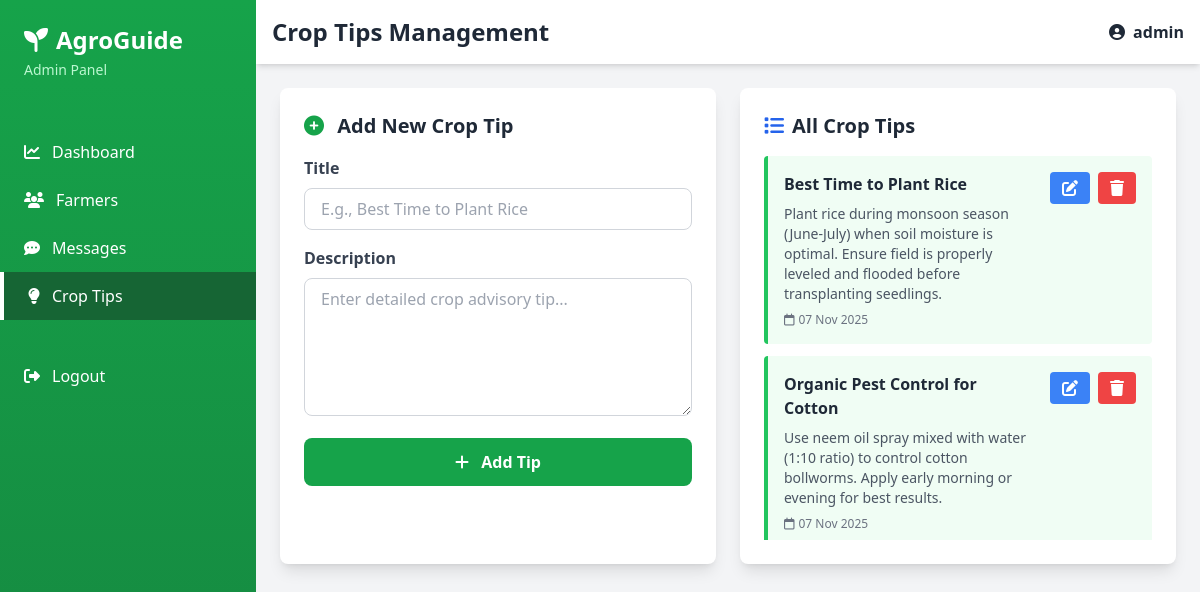
Screenshot of /tips.php (signed in) with the database file from the repository.
### tables this page shows
CREATE TABLE IF NOT EXISTS `tips` (
  `id` int(11) NOT NULL AUTO_INCREMENT,
  `title` varchar(255) NOT NULL,
  `description` text NOT NULL,
  `date` timestamp NOT NULL DEFAULT CURRENT_TIMESTAMP,
  PRIMARY KEY (`id`)
);

### tips.php (the view, shortened to what this page needs)
<?php
require_once 'db_connect.php';
$edit_tip = null;
$stmt = $pdo->query("SELECT * FROM tips ORDER BY date DESC");
$tips = $stmt->fetchAll();
?>
<!DOCTYPE html>
<html lang="en">
<head>
    <script src="https://cdn.tailwindcss.com"></script>
    <link rel="stylesheet" href="https://cdnjs.cloudflare.com/ajax/libs/font-awesome/6.4.0/css/all.min.css">
</head>
<body class="bg-gray-100">
    <div class="flex h-screen">
        <div class="w-64 bg-gradient-to-b from-green-600 to-green-700 text-white">
            <div class="p-6">
                <h2 class="text-2xl font-bold flex items-center">
                    <i class="fas fa-seedling mr-2"></i> AgroGuide
                </h2>
                <p class="text-green-200 text-sm mt-1">Admin Panel</p>
            </div>
            <nav class="mt-6">
                <a href="dashboard.php" class="flex items-center px-6 py-3 hover:bg-green-800 transition">
                    <i class="fas fa-chart-line mr-3"></i> Dashboard
                </a>
                <a href="farmers.php" class="flex items-center px-6 py-3 hover:bg-green-800 transition">
                    <i class="fas fa-users mr-3"></i> Farmers
                </a>
                <a href="messages.php" class="flex items-center px-6 py-3 hover:bg-green-800 transition">
                    <i class="fas fa-comment-dots mr-3"></i> Messages
                </a>
                <a href="tips.php" class="flex items-center px-6 py-3 bg-green-800 border-l-4 border-white">
                    <i class="fas fa-lightbulb mr-3"></i> Crop Tips
                </a>
                <a href="logout.php" class="flex items-center px-6 py-3 hover:bg-red-600 transition mt-8">
                    <i class="fas fa-sign-out-alt mr-3"></i> Logout
                </a>
            </nav>
        </div>
        <div class="flex-1 overflow-y-auto">
            <div class="bg-white shadow-md p-4 flex justify-between items-center">
                <h1 class="text-2xl font-bold text-gray-800">Crop Tips Management</h1>
                <span class="text-gray-800 font-semibold">
                    <i class="fas fa-user-circle mr-2"></i><?= htmlspecialchars($_SESSION['admin_name']) ?>
                </span>
            </div>
            <div class="p-6">
                <div class="grid grid-cols-1 lg:grid-cols-2 gap-6 mb-6">
                    <div class="bg-white rounded-lg shadow-lg p-6">
                        <h3 class="text-xl font-bold text-gray-800 mb-4">
                            <i class="fas fa-plus-circle mr-2 text-green-600"></i>
                            <?= $edit_tip ? 'Edit Crop Tip' : 'Add New Crop Tip' ?>
                        </h3>
                        <form method="POST" class="space-y-4">
                            <div>
                                <label class="block text-gray-700 font-semibold mb-2">Title</label>
                                <input type="text" name="title" required
                                    value="<?= $edit_tip ? htmlspecialchars($edit_tip['title']) : '' ?>"
                                    class="w-full px-4 py-2 border border-gray-300 rounded-lg focus:ring-2 focus:ring-green-500"
                                    placeholder="E.g., Best Time to Plant Rice">
                            </div>
                            <div>
                                <label class="block text-gray-700 font-semibold mb-2">Description</label>
                                <textarea name="description" rows="5" required
                                    class="w-full px-4 py-2 border border-gray-300 rounded-lg focus:ring-2 focus:ring-green-500"
                                    placeholder="Enter detailed crop advisory tip..."><?= $edit_tip ? htmlspecialchars($edit_tip['description']) : '' ?></textarea>
                            </div>
                            <div class="flex gap-4">
                                <button type="submit" name="<?= $edit_tip ? 'edit' : 'add' ?>"
                                    class="flex-1 bg-green-600 text-white font-bold py-3 rounded-lg hover:bg-green-700">
                                    <i class="fas fa-<?= $edit_tip ? 'save' : 'plus' ?> mr-2"></i>
                                    <?= $edit_tip ? 'Update Tip' : 'Add Tip' ?>
                                </button>
                            </div>
                        </form>
                    </div>
                    <div class="bg-white rounded-lg shadow-lg p-6">
                        <h3 class="text-xl font-bold text-gray-800 mb-4">
                            <i class="fas fa-list mr-2 text-blue-600"></i>All Crop Tips
                        </h3>
                        <div class="space-y-3 max-h-96 overflow-y-auto">
                            <?php foreach ($tips as $tip): ?>
                            <div class="p-4 bg-green-50 border-l-4 border-green-500 rounded">
                                <div class="flex justify-between items-start">
                                    <div class="flex-1">
                                        <p class="font-bold text-gray-800"><?= htmlspecialchars($tip['title']) ?></p>
                                        <p class="text-sm text-gray-600 mt-2"><?= htmlspecialchars($tip['description']) ?></p>
                                        <p class="text-xs text-gray-500 mt-2">
                                            <i class="far fa-calendar mr-1"></i><?= date('d M Y', strtotime($tip['date'])) ?>
                                        </p>
                                    </div>
                                    <div class="flex gap-2 ml-4">
                                        <a href="?edit=<?= $tip['id'] ?>"
                                            class="bg-blue-500 text-white px-3 py-1 rounded hover:bg-blue-600">
                                            <i class="fas fa-edit"></i>
                                        </a>
                                        <a href="?delete=<?= $tip['id'] ?>"
                                            onclick="return confirm('Delete this tip?')"
                                            class="bg-red-500 text-white px-3 py-1 rounded hover:bg-red-600">
                                            <i class="fas fa-trash"></i>
                                        </a>
                                    </div>
                                </div>
                            </div>
                            <?php endforeach; ?>
                        </div>
                    </div>
                </div>
            </div>
        </div>
    </div>
</body>
</html>

### rows the page displays
tips: title "Best Time to Plant Rice", description "Plant rice during monsoon season (June-July) when soil moisture is optimal. Ensure field is properly leveled and flooded before transplanting seedlings.", date "07 Nov 2025"
tips: title "Organic Pest Control for Cotton", description "Use neem oil spray mixed with water (1:10 ratio) to control cotton bollworms. Apply early morning or evening for best results.", date "07 Nov 2025"

### other values shown
$_SESSION['admin_name'] "admin"
